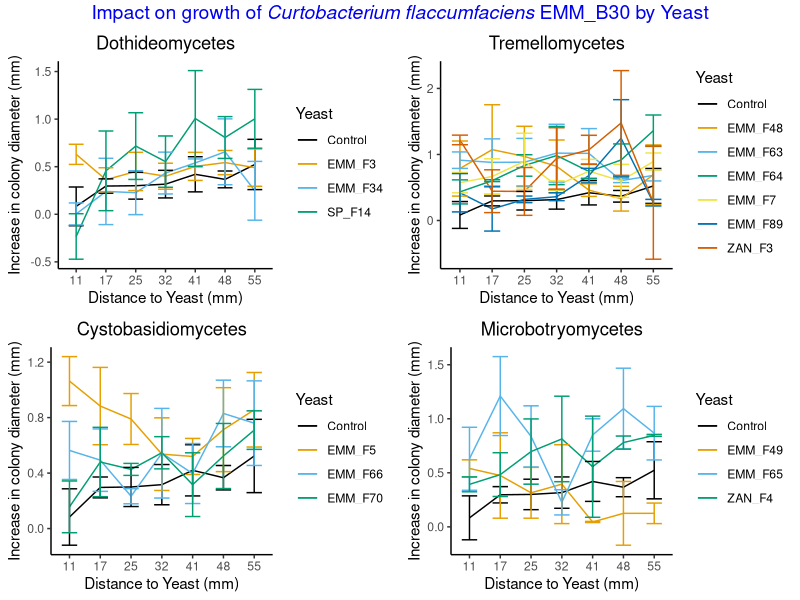

Reproduce this figure in R.
## ---- chunk 1
#load necessary library
library(ggplot2)
library(tidyverse)
library(ggpubr)
library(rstatix)
library(emmeans)
library(multcomp)
library(multcompView)
library(dplyr)
library(car)
library(nlme)
## ---- chunk 2
#read data
B30 <- read.csv("CoCultureAssay/CoCultureAssayData/2024-07-21_PeaceAssay_B30.csv", na.strings = "na") 


#load cbb color palette
cbbPalette <- c("#000000", "#E69F00", "#56B4E9", "#009E73", "#F0E442", "#0072B2", "#D55E00", "#CC79A7")
str(B30)
#round off of the distance to yeast so that it is visibly a categorical variable
B30$distance_to_yeast <- round(B30$distance_to_yeast, 0)
#change into categorical dataset
B30$Replication=as.factor(B30$Replication)
B30$Yeast=as.factor(B30$Yeast)
B30$DAI=as.factor(B30$DAI)
B30$distance_to_yeast=as.factor(B30$distance_to_yeast)

#remove the data for the distance zero
B30.no.contact <- B30[B30$distance_to_yeast != 0, ]
head(B30.no.contact)

# remove data first data since it is a reference for increase in colony size and donot follow the assumption of linear model i.e. normal distribution
B30.no.1st.data <-B30.no.contact[B30.no.contact$DAI != "2",]


B30.Day6 <- B30.no.contact[B30.no.contact$DAI == "6",]


plot_listB30 <- list()

# Get unique classes
unique_class <- unique(B30.Day6$Class[B30.Day6$Class != "Control"])

# Loop through each class
for (i in seq_along(unique_class)) {
  
  # Filter for Control and the current class
  data <- B30.Day6 %>%
    filter(Class %in% c("Control", unique_class[i]))
  
  # Generate the plot
  p <- ggplot(data, aes(x = distance_to_yeast, y = increase, group = Yeast, color = Yeast)) +
    stat_summary(fun = mean, geom = "line") +   
    stat_summary(fun.data = mean_se, geom = "errorbar", width = 0.5) +   
    ylab("Increase in colony diameter (mm)") +   
    xlab("Distance to Yeast (mm)") +   
    theme_classic() +
    scale_color_manual(values = cbbPalette) +
    ggtitle(unique_class[i]) +
    theme(plot.title = element_text(hjust = 0.5))
  
  # Store the plot
  plot_listB30[[i]] <- p
}

combined_plotB30 <- ggarrange(plotlist = plot_listB30, ncol = 2, nrow = 2, common.legend = FALSE)
# Annotation for the title
final_plotB30 <- annotate_figure(combined_plotB30,
                               top = text_grob(
    expression("Impact on growth of"~italic("Curtobacterium flaccumfaciens")~"EMM_B30 by Yeast"),, color = "Blue2", face = "bold", size = 14, hjust = 0.5))

print(final_plotB30)
## ---- chunk 3
#filter data to remove 1st day data since the first data is taken as a base to measure the increase in colony size to rule out the variability that is caused by the drop inoculation. So, initially the increase in the colony diameter for 1st data for all colony is "0" that violates the assumption of normality, thus we remove that from analysis. This would be similar for all the bacterial isolates.
B30.no.1st.data <- B30.no.contact[B30.no.contact$DAI != "2",]
B30try <- lme(increase~DAI*distance_to_yeast*Yeast, data = B30.no.1st.data, random = ~1|Replication, na.action = na.omit)
anova(B30try)

resultsB30=lme(increase~DAI+distance_to_yeast*Yeast, data = B30.no.1st.data, random = ~1|Replication, na.action = na.omit)
summary(resultsB30)
#Anova(resultsB5)
anova(resultsB30)
## ---- chunk 4
# Unique days
day <- unique(B30.no.1st.data$DAI)
# Initialize empty lists to store results
B30_Day <- list()
meansB30_Day <- list()
resultsB30_Day <- list()
model_summary_B30 <- list()
anova_table_B30 <- list()
Results_lsmeansB30 <- list()
filtered_comparisonsB30 <- list()

for (i in seq_along(day)) {
    # Filter data for the current day
  B30_Day[[i]] <- filter(B30.no.1st.data, DAI == day[i])
    # Fit the mixed effects model
  resultsB30_Day[[i]] <- lme(increase ~ distance_to_yeast * Yeast,
                            data = B30_Day[[i]],
                            random = ~1 | Replication,
                            na.action = na.omit)
    model_summary_B30[[i]] <- summary(resultsB30_Day[[i]])
  anova_table_B30[[i]] <- anova(resultsB30_Day[[i]])
   # Estimated marginal means
  meansB30_Day[[i]] <- emmeans(resultsB30_Day[[i]], ~ Yeast | distance_to_yeast)
    # Compact letter display with Tukey adjustment
  Results_lsmeansB30[[i]] <- multcomp::cld(meansB30_Day[[i]], alpha = 0.05,
                                          Letters = letters, reversed = TRUE,
                                          details = TRUE)
   # Print lsmeans results
  print(Results_lsmeansB30[[i]])
  
  # Filter comparisons involving "Control"
  filtered_comparisonsB30[[i]] <- Results_lsmeansB30[[i]]$comparisons %>%
    filter(grepl("Control", contrast))
   # Print filtered contrasts
  print(filtered_comparisonsB30[[i]])
}
